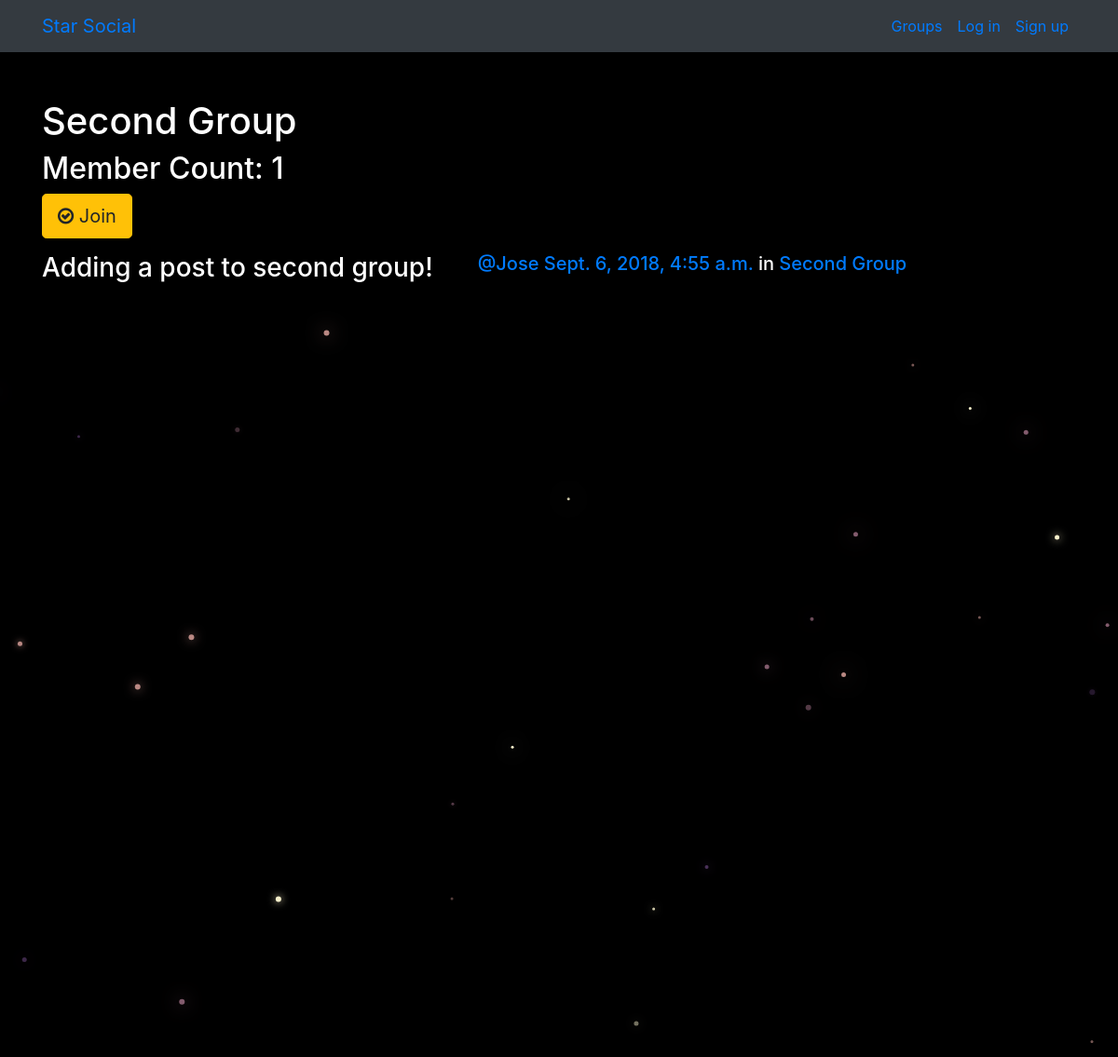
The page /groups/posts/in/second-group/ on the database its author committed.
### groups/models.py (models this page shows, shortened)
class Group(models.Model):
    name = models.CharField(max_length=255, unique=True)
    slug = models.SlugField(allow_unicode=True, unique=True)
    description = models.TextField(blank=True, default='')
    description_html = models.TextField(editable=False, default='', blank=True)
    members = models.ManyToManyField(User,through="GroupMember")
    class Meta:
        ordering = ["name"]

### posts/models.py (models this page shows, shortened)
class Post(models.Model):
    user = models.ForeignKey(User, related_name="posts",on_delete = models.CASCADE)
    created_at = models.DateTimeField(auto_now=True)
    message = models.TextField()
    message_html = models.TextField(editable=False)
    group = models.ForeignKey(Group, related_name="posts",null=True, blank=True,on_delete=models.CASCADE)
    class Meta:
        ordering = ["-created_at"] # '-' sign for displaying in descending order
        unique_together = ["user", "message"]

### groups/views.py (the view)
# urls.py: url(r"^posts/in/(?P<slug>[-\w]+)/$", views.SingleGroup.as_view(), name="single"),
class SingleGroup(generic.DetailView):
    model = Group

### groups/templates/groups/group_detail.html
{% extends "groups/group_base.html" %}
{% block pregroup %}
	<div class="col-xs-12">
		<h1>{{group.name}}</h1>
		<h2> Member Count: {{group.members.count}}</h2>
		<div class="content">
			{% if user in group.members.all %}
				<a href="{% url 'groups:leave' slug=group.slug %}" class="btn btn-lg btn-warning"><span class="fa fa-times-circle-o"></span> Leave</a>
			{% else %}
				<a href="{% url 'groups:join' slug=group.slug %}" class="btn btn-lg btn-warning"><span class="fa fa-check-circle-o"></span> Join</a>
			{% endif %}
		</div>
	</div>
{% endblock %}
{% block group_content %}
	<div class="col-xs-12" style="padding-top: 15px;">
		{% if group.posts.count == 0 %}
			<h2>No posts in this group yet!</h2>
		{% else %}
			{% for post in group.posts.all %}
				{% include "posts/_post.html" %}
			{% endfor %}
		{% endif %}
	</div>
{% endblock %}

### posts/templates/posts/_post.html (shortened to what this page needs)
<div class="post media">
	<h3 class="mr-5">{{ post.message_html|safe }}</h3>
	<div class="media-body">
		<h5>
			<span class="username">
				<a href="{% url 'posts:for_user' username=post.user.username %}">@{{ post.user.username }}</a>
			</span>
			<time class="time">
				<a href="{% url 'posts:single' username=post.user.username pk=post.pk %}">{{ post.created_at }}</a>
			</time>
			{% if post.group %}
			<span class="group-name">in
				<a href="#">{{ post.group.name }}</a>
			</span>
			{% endif %}
		</h5>
	</div>
</div>

### static/simplesocial/css/master.css (style rules this page uses)
body { margin: 0; overflow: hidden; background-color: black; color:white; }

### rows shown on the page
Group: name "Second Group", members.count "1"
Post: message_html "Adding a post to second group!", user.username "Jose", created_at "Sept. 6, 2018, 4:55 a.m.", group.name "Second Group"
